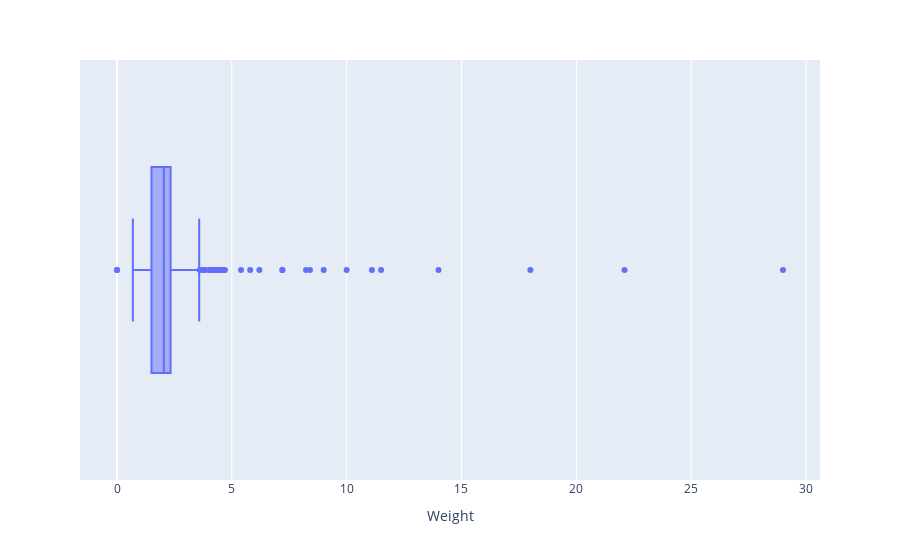

Write notebook code for a chart like this one.
### Markdown cell above
>The price column has outlier but it is valid because, The cost of laptop can go upto 324.954k

### Code cell
plot_weight = px.box(
    data_frame=df,
    x='Weight' ,   # Specify the y-axis column
    hover_name= 'Company' # Pass the combined column for hover information
)
plot_weight.show()

### Figure 1 — Plotly figure (JSON) as saved in the notebook; plotly's stock layout.template omitted (floating-point values rounded to 4 significant figures; data arrays with more than 128 entries replaced by an {"elided": "..."} marker saying what was removed)
{"data": [{"alignmentgroup": "True", "hovertemplate": "<b>%{hovertext}</b><br><br>Weight=%{x}<extra></extra>", "hovertext": {"elided": "1272 str values"}, "legendgroup": "", "marker": {"color": "#636efa"}, "name": "", "notched": false, "offsetgroup": "", "orientation": "h", "showlegend": false, "type": "box", "x": {"elided": "1272 float values"}, "x0": " ", "xaxis": "x", "y0": " ", "yaxis": "y"}], "layout": {"boxmode": "group", "legend": {"tracegroupgap": 0}, "margin": {"t": 60}, "xaxis": {"anchor": "y", "domain": [0, 1], "title": {"text": "Weight"}}, "yaxis": {"anchor": "x", "domain": [0, 1]}}}
